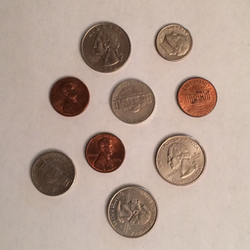
#> input picture Practical Python and OpenCV, 3rd Edition/code/images/coins.png, 250 x 250 px
$ python watershed.py --image ../images/coins.png
#> lines starting #> are read from the running program, lines starting #| are printed output that depends on the picture; after the words box and inside, x2 and y2 are one past the last pixel; in counts of white or black regions, pixels touching at a corner belong together
# USAGE
# otsu thresholding and contour detection using watershed
# https://www.pyimagesearch.com/2015/11/02/watershed-opencv/
# python watershed.py --image ../images/coins.png

# import the necessary packages
from skimage.feature import peak_local_max
from skimage.morphology import disk
from skimage.segmentation import watershed
from scipy import ndimage
import numpy as np
import argparse
import imutils
import cv2
# construct the argument parse and parse the arguments
ap = argparse.ArgumentParser()
ap.add_argument("-i", "--image", required=True,
	help="path to input image")
args = vars(ap.parse_args())
# load the image and perform pyramid mean shift filtering
# to aid the thresholding step
image = cv2.imread(args["image"])
#> image is the input picture: shape (250, 250, 3); mean B, G, R 147.7, 159.9, 180.7
shifted = cv2.pyrMeanShiftFiltering(image, 21, 51)
cv2.imshow("Input", image)

# convert the mean shift image to grayscale, then apply
# Otsu's thresholding
gray = cv2.cvtColor(shifted, cv2.COLOR_BGR2GRAY)
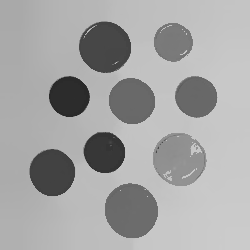
#> gray: shape (250, 250); min 42, max 203, mean 165.1
thresh = cv2.threshold(gray, 0, 255,
	cv2.THRESH_BINARY | cv2.THRESH_OTSU)[1]
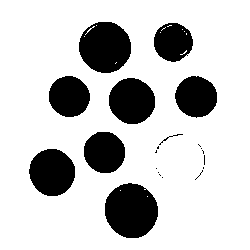
#> thresh: shape (250, 250); 79.3% white; 21 black regions (12 under 20 px), largest, box (x1, y1, x2, y2) and area: (105, 183, 158, 238) 2276, (79, 22, 131, 73) 2073, (29, 149, 75, 196) 1689
cv2.imshow("Thresh", thresh)

# compute the exact Euclidean distance from every binary
# pixel to the nearest zero pixel, then find peaks in this
# distance map
D = ndimage.distance_transform_edt(thresh)
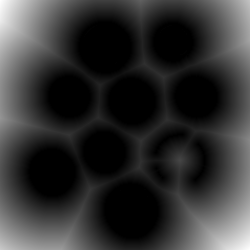
#> D: shape (250, 250) float64; min 0, max 88.57, mean 17.9; drawn with min black and max white
localMax = peak_local_max(D, indices = False, min_distance=20,
	labels = thresh)
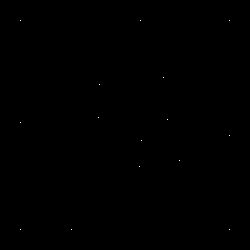
#> localMax: shape (250, 250) bool; 0.02% white in thin lines or dots, all inside (x1, y1, x2, y2) = (20, 20, 230, 230)
# perform a connected component analysis on the local peaks,
# using 8-connectivity, then appy the Watershed algorithm
markers = ndimage.label(localMax, structure=np.ones((3, 3)))[0]
#> markers: shape (250, 250) int32; 16 distinct labels, from 0 to 15
labels = watershed(-D, markers, mask=thresh)
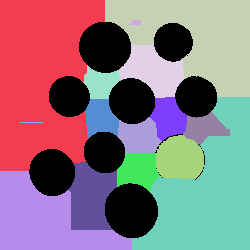
#> labels: shape (250, 250) int32; 16 distinct labels, from 0 to 15; one colour per label, 0 black
print("[INFO] {} unique segments found".format(len(np.unique(labels)) - 1))
#| [INFO] 15 unique segments found

# loop over the unique labels returned by the Watershed
# algorithm
for label in np.unique(labels):
	# if the label is zero, we are examining the 'background'
	# so simply ignore it
	if label == 0:
		continue
	# otherwise, allocate memory for the label region and draw
	# it on the mask
	mask = np.zeros(gray.shape, dtype="uint8")
	mask[labels == label] = 255
	# detect contours in the mask and grab the largest one
	cnts = cv2.findContours(mask.copy(), cv2.RETR_EXTERNAL,
		cv2.CHAIN_APPROX_SIMPLE)
	cnts = imutils.grab_contours(cnts)
	c = max(cnts, key=cv2.contourArea)
	# draw a circle enclosing the object
	((x, y), r) = cv2.minEnclosingCircle(c)
	cv2.circle(image, (int(x), int(y)), int(r), (0, 255, 0), 2)
	cv2.putText(image, "#{}".format(label), (int(x) - 10, int(y)),
		cv2.FONT_HERSHEY_SIMPLEX, 0.6, (0, 0, 255), 2)
#> this loop made 16 passes
#> (x, y, r) on passes 2, 3, 4, 5, 6, 7, 8, 10, 11, 12, 13, 14: (52, 85, 99.64), (134.5, 22, 5.85), (177, 48, 86.53), (152.1, 70.85, 33.36), (100.4, 80.42, 20.44), (102.4, 118.3, 22.95), (165.9, 117.9, 22.65), (206.1, 128.9, 23.67), (138.2, 134.2, 23.84), (179.2, 159.3, 24.76), (136, 169.5, 25.16), (65.5, 210, 76.23)
#> (c, x, y, r) on pass 9: ([[20, 122], [42, 122]], 31, 122, 11)
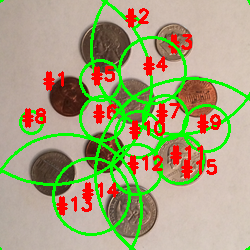
#> image: shape (250, 250, 3); 16.88% of pixels changed, all inside (x1, y1, x2, y2) = (0, 0, 250, 250)
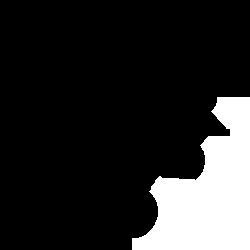
#> mask: shape (250, 250); 16.5% white; 1 white region, box (x1, y1, x2, y2) and area: (132, 97, 250, 250) 10328
# show the output image
cv2.imshow("Output", image)
cv2.waitKey(0)

$ run again, with Practical Python and OpenCV, 3rd Edition/code/images/beach.png copied over Practical Python and OpenCV, 3rd Edition/code/images/coins.png
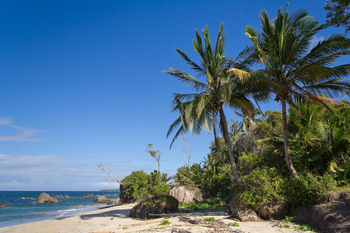
#> input picture Practical Python and OpenCV, 3rd Edition/code/images/beach.png, 350 x 233 px
#> image is the input picture: shape (233, 350, 3); mean B, G, R 136, 110.4, 78.6
#> thresh: shape (233, 350); 30.7% white; 82 white regions (69 under 20 px), largest, box (x1, y1, x2, y2) and area: (0, 79, 215, 191) 18777, (0, 202, 315, 233) 4819, (169, 185, 200, 204) 320
#> localMax: shape (233, 350) bool; 0.02% white in thin lines or dots, all inside (x1, y1, x2, y2) = (74, 32, 319, 213)
#> markers: shape (233, 350) int32; 16 distinct labels, from 0 to 15
#> `labels = watershed(-D, markers, mask=thresh)`:
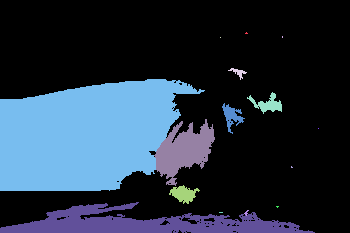
#> labels: shape (233, 350) int32; 16 distinct labels, from 0 to 15; one colour per label, 0 black
#| [INFO] 15 unique segments found
#> the loop `for label in np.unique(labels): # if the label is zero, we are examini..` made 16 passes
#> (x, y, r) on passes 4, 5, 6, 7, 8, 9, 10, 12: (220, 37, 0.0001), (237, 71, 9.06), (264, 104, 18.38), (228.5, 117.9, 15.53), (318, 128, 0.0001), (102, 140, 113.6), (186, 151.5, 38.16), (184, 192, 15.13)
#> after the loop `for label in np.unique(labels):`:
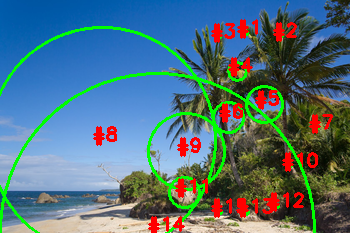
#> image: shape (233, 350, 3); 9.88% of pixels changed, all inside (x1, y1, x2, y2) = (0, 19, 333, 233)
